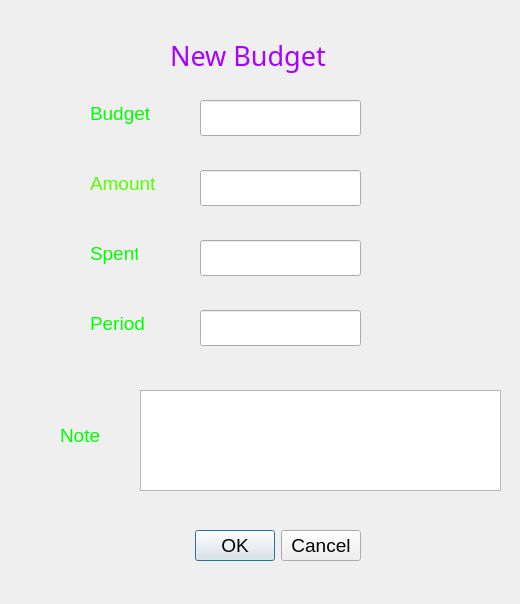
<?xml version="1.0" encoding="UTF-8"?>
<ui version="4.0">
 <class>AddBudget</class>
 <widget class="QWidget" name="AddBudget">
  <property name="geometry">
   <rect>
    <x>0</x>
    <y>0</y>
    <width>520</width>
    <height>604</height>
   </rect>
  </property>
  <property name="windowTitle">
   <string>Form</string>
  </property>
  <widget class="QDialogButtonBox" name="btnOkCnacel">
   <property name="geometry">
    <rect>
     <x>150</x>
     <y>520</y>
     <width>211</width>
     <height>51</height>
    </rect>
   </property>
   <property name="font">
    <font>
     <pointsize>14</pointsize>
    </font>
   </property>
   <property name="standardButtons">
    <set>QDialogButtonBox::StandardButton::Cancel|QDialogButtonBox::StandardButton::Ok</set>
   </property>
  </widget>
  <widget class="QTextEdit" name="txtNote">
   <property name="geometry">
    <rect>
     <x>140</x>
     <y>390</y>
     <width>361</width>
     <height>101</height>
    </rect>
   </property>
   <property name="font">
    <font>
     <family>Segoe UI</family>
     <pointsize>12</pointsize>
     <italic>false</italic>
     <bold>false</bold>
    </font>
   </property>
   <property name="styleSheet">
    <string notr="true">
font: 12pt &quot;Segoe UI&quot;;</string>
   </property>
  </widget>
  <widget class="QLabel" name="lblBudget">
   <property name="geometry">
    <rect>
     <x>90</x>
     <y>100</y>
     <width>60</width>
     <height>26</height>
    </rect>
   </property>
   <property name="font">
    <font>
     <pointsize>14</pointsize>
    </font>
   </property>
   <property name="styleSheet">
    <string notr="true">Color:rgb(0, 255, 0)</string>
   </property>
   <property name="text">
    <string>Budget</string>
   </property>
  </widget>
  <widget class="QLabel" name="lblNote">
   <property name="geometry">
    <rect>
     <x>60</x>
     <y>410</y>
     <width>111</width>
     <height>51</height>
    </rect>
   </property>
   <property name="font">
    <font>
     <pointsize>14</pointsize>
    </font>
   </property>
   <property name="styleSheet">
    <string notr="true">Color:rgb(0, 255, 0)</string>
   </property>
   <property name="text">
    <string>Note</string>
   </property>
  </widget>
  <widget class="QLabel" name="lblAmount">
   <property name="geometry">
    <rect>
     <x>90</x>
     <y>170</y>
     <width>67</width>
     <height>26</height>
    </rect>
   </property>
   <property name="font">
    <font>
     <pointsize>14</pointsize>
    </font>
   </property>
   <property name="styleSheet">
    <string notr="true">color:rgb(85, 255, 0)</string>
   </property>
   <property name="text">
    <string>Amount</string>
   </property>
  </widget>
  <widget class="QLabel" name="lblSpent">
   <property name="geometry">
    <rect>
     <x>90</x>
     <y>240</y>
     <width>48</width>
     <height>26</height>
    </rect>
   </property>
   <property name="font">
    <font>
     <pointsize>14</pointsize>
    </font>
   </property>
   <property name="styleSheet">
    <string notr="true">Color:rgb(0, 255, 0)</string>
   </property>
   <property name="text">
    <string>Spent</string>
   </property>
  </widget>
  <widget class="QLabel" name="lblPeriod">
   <property name="geometry">
    <rect>
     <x>90</x>
     <y>310</y>
     <width>54</width>
     <height>26</height>
    </rect>
   </property>
   <property name="font">
    <font>
     <pointsize>14</pointsize>
    </font>
   </property>
   <property name="styleSheet">
    <string notr="true">Color:rgb(0, 255, 0)</string>
   </property>
   <property name="text">
    <string>Period</string>
   </property>
  </widget>
  <widget class="QLineEdit" name="txtAmount">
   <property name="geometry">
    <rect>
     <x>200</x>
     <y>170</y>
     <width>161</width>
     <height>36</height>
    </rect>
   </property>
   <property name="font">
    <font>
     <family>Segoe UI</family>
     <pointsize>12</pointsize>
     <italic>false</italic>
     <bold>false</bold>
    </font>
   </property>
   <property name="styleSheet">
    <string notr="true">font: 12pt &quot;Arial&quot;;
font: 12pt &quot;Segoe UI&quot;;</string>
   </property>
  </widget>
  <widget class="QLineEdit" name="txtSpent">
   <property name="geometry">
    <rect>
     <x>200</x>
     <y>240</y>
     <width>161</width>
     <height>36</height>
    </rect>
   </property>
   <property name="font">
    <font>
     <family>Segoe UI</family>
     <pointsize>12</pointsize>
     <italic>false</italic>
     <bold>false</bold>
    </font>
   </property>
   <property name="styleSheet">
    <string notr="true">font: 12pt &quot;Segoe UI&quot;;</string>
   </property>
   <property name="text">
    <string/>
   </property>
  </widget>
  <widget class="QLabel" name="lblNewBudget">
   <property name="geometry">
    <rect>
     <x>170</x>
     <y>30</y>
     <width>201</width>
     <height>51</height>
    </rect>
   </property>
   <property name="font">
    <font>
     <family>MV Boli</family>
     <pointsize>20</pointsize>
     <italic>false</italic>
     <bold>false</bold>
    </font>
   </property>
   <property name="styleSheet">
    <string notr="true">
font: 20pt &quot;MV Boli&quot;;
color:rgb(170, 0, 255)

</string>
   </property>
   <property name="text">
    <string>New Budget </string>
   </property>
  </widget>
  <widget class="QLineEdit" name="txtPeriod">
   <property name="geometry">
    <rect>
     <x>200</x>
     <y>310</y>
     <width>161</width>
     <height>36</height>
    </rect>
   </property>
   <property name="font">
    <font>
     <family>Segoe UI</family>
     <pointsize>12</pointsize>
     <italic>false</italic>
     <bold>false</bold>
    </font>
   </property>
   <property name="styleSheet">
    <string notr="true">font: 12pt &quot;Segoe UI&quot;;</string>
   </property>
  </widget>
  <widget class="QLineEdit" name="txtBudget">
   <property name="geometry">
    <rect>
     <x>200</x>
     <y>100</y>
     <width>161</width>
     <height>36</height>
    </rect>
   </property>
   <property name="font">
    <font>
     <family>Segoe UI</family>
     <pointsize>12</pointsize>
     <italic>false</italic>
     <bold>false</bold>
    </font>
   </property>
   <property name="styleSheet">
    <string notr="true">font: 12pt &quot;Segoe UI&quot;;</string>
   </property>
  </widget>
 </widget>
 <resources/>
 <connections/>
</ui>
